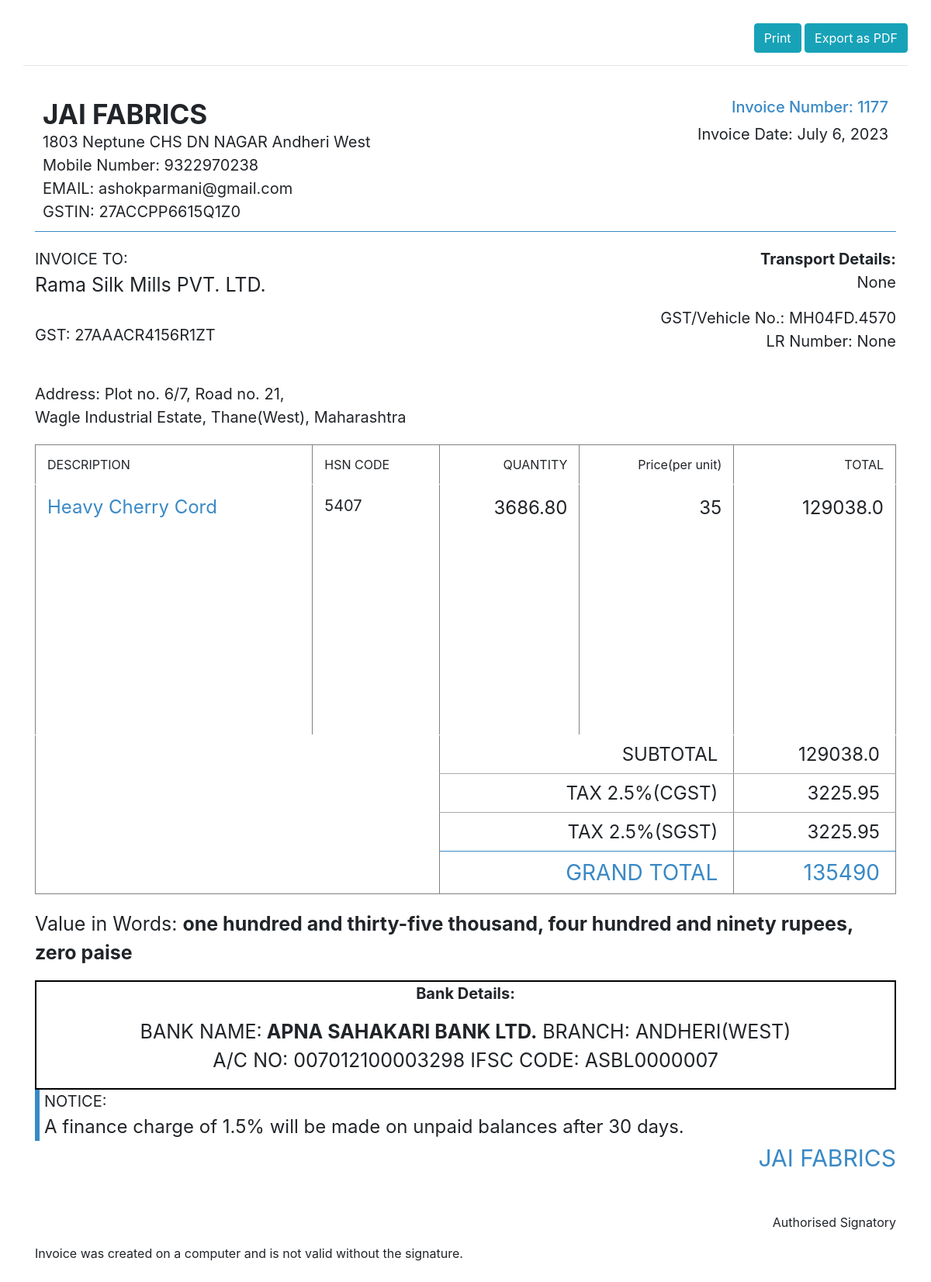
Screenshot of /getSaleBill/1308/ with the database file from the repository.
### InvoiceGeneration/models.py (models this page shows, shortened)
class SaleModel(models.Model):
    invoiceNumber = models.CharField(max_length = 15)
    invoiceDate = models.DateField(blank=True, null=True)
    custName = models.CharField(max_length = 40)
    custGST = models.CharField(max_length = 15)
    itemName = models.CharField(max_length = 20)
    HSN_CODE = models.CharField(max_length=10, default=5407)
    quantity = models.CharField(max_length = 10)
    pricePerUnit = models.CharField(max_length = 5)
    subtotal = models.CharField(max_length = 10)
    gstType =   models.CharField(max_length = 10)
    IGST = models.CharField(max_length = 10, default = '0')
    CGST = models.CharField(max_length = 10, default = '0')
    SGST = models.CharField(max_length = 10, default = '0')
    total =models.CharField(max_length = 10)
    transportName = models.CharField(max_length = 25, default='-', blank=True, null=True)
    transportGSTOrVehicleNumber = models.CharField(max_length = 15, default='-', blank=True, null=True)
    LR_NO = models.CharField(max_length = 10, default='-', blank=True, null=True)

class CustomerModel(models.Model):
    custName = models.CharField(max_length = 40)
    custGST = models.CharField(max_length = 15)
    address1 = models.CharField(max_length = 50)
    address2 = models.CharField(max_length = 70)
    gstType = models.CharField(max_length =10)
    email_id = models.EmailField(max_length=254, default="ashokparmani@gmail.com")

### InvoiceGeneration/views.py (the view)
# urls.py: path("getSaleBill/<str:pk>/", views.getSaleBill, name="getBill"),
def getSaleBill(request, pk):
    global custAddress1
    global custAddress
    global TransportName
    global LR_NO
    global GSTType
    global invoiceNumber
    global finalList
    global subtotal
    global total
    global custDetails
    global Date
    global transportDetails
    global HSN_Code
    global totalFigureNo
    global GSTPERCENTAGE
    global tax
    bill = SaleModel.objects.get(id = pk)
    custName = bill.custName
    try:
                custAddress1 = CustomerModel.objects.values('address1').filter(custName=custName)
                custAddress2 =  CustomerModel.objects.values('address2').filter(custName=custName)
                custEmail =  CustomerModel.objects.values('email_id').filter(custName=custName)
    except Exception as e:
        return HttpResponse(e, 'hi')
    custAddress1 = custAddress1[0]['address1']
    custAddress2 = custAddress2[0]['address2']
    TransportName = bill.transportName
    LR_NO = bill.LR_NO
    GSTType = bill.gstType
    invoiceNumber = bill.invoiceNumber
    finalList = [[bill.itemName, bill.quantity, bill.pricePerUnit, bill.subtotal]]
    subtotal = bill.subtotal
    total = bill.total
    custDetails = [bill.custGST, custName]
    Date = bill.invoiceDate
    transportDetails = [ "GST/Vehicle No.",bill.transportGSTOrVehicleNumber]
    HSN_CODE = bill.HSN_CODE
    totalFigureNo = float(total)
    from num2words import num2words
    totalFigure=num2words(totalFigureNo, to = 'currency', lang='en', currency ='INR'  )
    GSTPERCENTAGE = HSN_CODE_TAX[str(HSN_CODE)]
    tax = round(float(subtotal)*1.0/100*GSTPERCENTAGE, 2)
    if(not GSTType == "IGST"):
        GSTPERCENTAGE /= 2
    GSTPERCENTAGE = int(GSTPERCENTAGE) if GSTPERCENTAGE %  1 == 0 else float(GSTPERCENTAGE)
    return render(request, 'bill.html',{'TransportName': TransportName, 'lrno':LR_NO, 'GSTType':GSTType,'invoiceNumber':invoiceNumber,'finalList' : finalList,
    'subtotal':subtotal ,'total':total, 'tax':tax, 'customerName':custDetails[1],'custGST':custDetails[0], 'totalFigure':totalFigure, 'invoiceDate': Date,'choice': transportDetails[0],
    'custAddress1':custAddress1,'custAddress2':custAddress2, 'choiceInfo':transportDetails[1], 'HSN_CODE':HSN_CODE, 'GSTPERCENTAGE':GSTPERCENTAGE})

### InvoiceGeneration/templatetags/customFilter.py (called while the page is built)
@register.filter
def div(value, div):
    return round((value / div), 2)

### InvoiceGeneration/templates/bill.html (shortened to what this page needs)
{% load static %}
{% load customFilter %}
<link href="//maxcdn.bootstrapcdn.com/bootstrap/4.1.1/css/bootstrap.min.css" rel="stylesheet" id="bootstrap-css">
<link rel="stylesheet" href="{% static 'stylesheet.css'%}">
<div id="invoice">
    <div class="toolbar hidden-print">
        <div class="text-right">
             <a href="{% url 'finalBill' %}"><button id="printInvoice" class="btn btn-info"> Print</button></a>
            <button class="btn btn-info"> Export as PDF</button>
        </div>
        <hr>
    </div>
    <div class="invoice overflow-auto">
        <div style="min-width: 600px">
            <header>
                <div class="row">
                    <div class="col company-details">
                        <h2 class="name">
                            <a>
                        <div class="mainTitle">
                            <b>JAI FABRICS</b>
</div>
                            </a>
                        </h2>
                        <div>1803 Neptune CHS DN NAGAR Andheri West</div>
                        <div>Mobile Number: 9322970238</div>
                        <div>EMAIL: ashokparmani@gmail.com</div>
                        <div>GSTIN: 27ACCPP6615Q1Z0</div>
                    </div>
                    <div class="col invoice-details">
                        <h1 class="invoice-id">Invoice Number: {{invoiceNumber}}</h1>
                        <div class="date">Invoice Date: {{invoiceDate}}</div>
                    </div>
                </div>
            </header>
            <main>
                <div class="row contacts">
                    <div class="col invoice-to">
                        <div class="text-gray-light">INVOICE TO:</div>
                        <div class="custName">
                        <p class="to">{{customerName}}
                        </div>
                        <br>GST: {{custGST}}</p>
                        <br>Address: {{custAddress1}}
                    <br>{{custAddress2}}
                    </div>
                    <div class="col invoice-details transport">
                      <strong>Transport Details:</strong>
                      <p>{{TransportName}}</p>
                        <div class=''>{{choice}}: {{choiceInfo}}</div>
                      <p>LR Number: {{lrno}}</p>
                    </div>
                </div>
                <table border="1" cellspacing="0" cellpadding="0">
                    <thead>
                        <tr>
                            <th class="text-left">DESCRIPTION</th>
                              <th>HSN CODE</th>
                            <th class="text-right">QUANTITY</th>
                            <th class="text-right">Price(per unit)</th>
                            <th class="text-right">TOTAL</th>
                        </tr>
                    </thead>
                    <tbody>
                      {% for i in finalList %}
                        <tr>
                            <td class="text-left" ><h3>
                              {{  i.0 }}
                                </h3>
                            </td>
                            <td>{{HSN_CODE}}</td>
                            <td class="unit">{{i.1}}</td>
                            <td class="qty">{{i.2}}</td>
                            <td class="total">{{i.3}}</td>
                        </tr>
                        {% endfor  %}
                    <tfoot>
                        <tr>
                            <td colspan="2"></td>
                            <td colspan="2">SUBTOTAL</td>
                            <td>{{subtotal}}</td>
                        </tr>
                        {% if GSTType == 'IGST' %}
                        <tr>
                            <td colspan="2"></td>
                            <td colspan="2">TAX  {{GSTPERCENTAGE}}%(IGST)</td>
                            <td>{{tax}}</td>
                        </tr>
                        {% else %}
                        <tr>
                            <td colspan="2"></td>
                            <td colspan="2">TAX {{GSTPERCENTAGE}}%(CGST)</td>
                            <td>{{tax|div:2}}</td>
                        </tr>
                        <tr>
                            <td colspan="2"></td>
                            <td colspan="2">TAX {{GSTPERCENTAGE}}%(SGST)</td>
                            <td>{{tax|div:2}}</td>
                        </tr>
                        {% endif %}
                        <tr>
                            <td colspan="2"></td>
                            <td colspan="2">GRAND TOTAL</td>
                            <td>{{total}}</td>
                        </tr>
                    </tfoot>
                </table>
                <p id="value">Value in Words: <strong>{{totalFigure}}</strong> </p>
                <div class="bankDetails" border='1'>
                  <strong id='title'>Bank Details:</strong>
                  <p></p>BANK NAME:<strong> APNA SAHAKARI BANK LTD.</strong> BRANCH:<strong></strong> ANDHERI(WEST)
                  <p>            A/C NO: 007012100003298 IFSC CODE: ASBL0000007  </p>
                </div>
                <div class="notices">
                    <div>NOTICE:</div>
                    <div class="notice">A finance charge of 1.5% will be made on unpaid balances after 30 days.</div>
                </div>
                <div class="signature" align="right">
                  JAI FABRICS
                </div>
                <br>
                <br>
                <p id='auth' align="right">Authorised Signatory</p>
                          Invoice was created on a computer and is not valid without the signature.
            </main>
        </div>
    </div>
</div>

### InvoiceGeneration/static/stylesheet.css (style rules this page uses)
#invoice { padding: 30px; }
.invoice { position: relative; background-color: #FFFF; min-height: 680px; padding: 15px }
th { font-size: 25px; }
.mainTitle { font-size: 35px; }
table { height: 580px; }
.invoice header { padding: 10px; margin-bottom: 20px; border-bottom: 1px solid #3989c6 }
.invoice .company-details { text-align: left; font-size: 20px; }
.invoice .company-details .name { margin-top: 0; margin-bottom: 0; }
.invoice .contacts { margin-bottom: 20px; font-size: 25px; }
.invoice .invoice-to { text-align: left }
.invoice-to { font-size: 20px; }
.invoice .invoice-to .to { margin-top: 0; margin-bottom: 0 }
.invoice .invoice-details { text-align: right }
.custName { font-size: 25px; }
#auth { font-size: 20 px; }
.invoice .invoice-details .invoice-id { margin-top: 0; color: #3989c6 }
.invoice-id { font-size: 20px; }
.transport { font-size: 20px }
.invoice main { padding-bottom: 50px }
.date { font-size: 20px; }
table { font-size: 20px; }
.invoice main .notices { padding-left: 6px; border-left: 6px solid #3989c6 }
.notices { font-size: 20px; }
.invoice main .notices .notice { font-size: 1.2em }
.invoice table { width: 100%; border-collapse: collapse; border-spacing: 0; margin-bottom: 20px }
.invoice table td,.invoice table th { padding: 15px; border-bottom: 1px solid #fff; }
.bankDetails { font-size: 25px; text-align: center; border:2px solid black; }
.signature { font-style: bold; color: #3989c6; font-size: 30px; }
#title { font-size: 20px; }
#value { font-size: 25px; }
td { align-items: flex-start; padding-top: 0px; vertical-align: top; }
.invoice table th { white-space: nowrap; font-weight: 400; font-size: 16px }
.invoice table td h3 { margin: 0; font-weight: 400; color: #3989c6; font-size: 1.2em }
.invoice table .qty,.invoice table .total,.invoice table .unit { text-align: right; font-size: 1.2em }
tr { border: bold 10px black; align-items: top; }
td { border: bold 10px black; }
.invoice table tbody tr:last-child td { border: bold 10px black; }
.invoice table tfoot td { background: 0 0; border-bottom: none; white-space: nowrap; text-align: right; padding: 10px 20px; font-size: 1.2em; border-top: 1px solid #aaa }
.invoice table tfoot tr:first-child td { border-top: none }
.invoice table tfoot tr:last-child td { color: #3989c6; font-size: 1.4em; border-top: 1px solid #3989c6 }
.invoice table tfoot tr td:first-child { border: none }

### rows the page displays
SaleModel: invoiceNumber "1177", invoiceDate "July 6, 2023", custName "Rama Silk Mills PVT. LTD.", custGST "27AAACR4156R1ZT", transportGSTOrVehicleNumber "MH04FD.4570", itemName "Heavy Cherry Cord", finalList "5407", quantity "3686.80", pricePerUnit "35", subtotal "129038.0", subtotal "129038.0", total "135490"
CustomerModel: address1 "Plot no. 6/7, Road no. 21,", address2 "Wagle Industrial Estate, Thane(West), Maharashtra"

### other values shown
{{ TransportName }} "None"
{{ choice }} "GST/Vehicle No."
{{ lrno }} "None"
{{ GSTPERCENTAGE }} "2.5"
{{ tax|div:2 }} "3225.95"
{{ totalFigure }} "one hundred and thirty-five thousand, four hundred and ninety rupees, zero paise"
